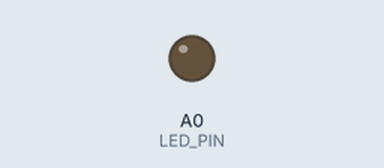
Simulated run of this sketch. Board: Arduino Uno, built with avr-gcc and run on an emulated ATmega328P. Shown: output pins drawn as LEDs (lit = HIGH).

Above: at 0.19 s.
At 3.1 s:
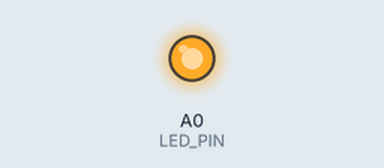
Timing chart, 0 to 8.0 s (numbered marks = the images above):
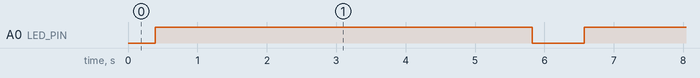

The sketch:

analog_fade.ino
```cpp
/*
 * Fading LED using Analog pins on Arduino UNO
 * Spoiler: This won't work as this mcu doesn't have DAC
 */

const int LED_PIN = A0;

int brightness = 0;
int fadeAmount = 10;

void setup() {
  // empty
}

void loop() {
  analogWrite(A0, brightness);

  brightness = brightness + fadeAmount;

  if (brightness <= 0 || brightness >= 1024) {
    fadeAmount = -fadeAmount;
  }
  // wait to see the dimming effect
  delay(30);
}
```

Measured:
- by itself, A0 (LED_PIN): alternates HIGH for 5.4 s and LOW for 0.75 s
